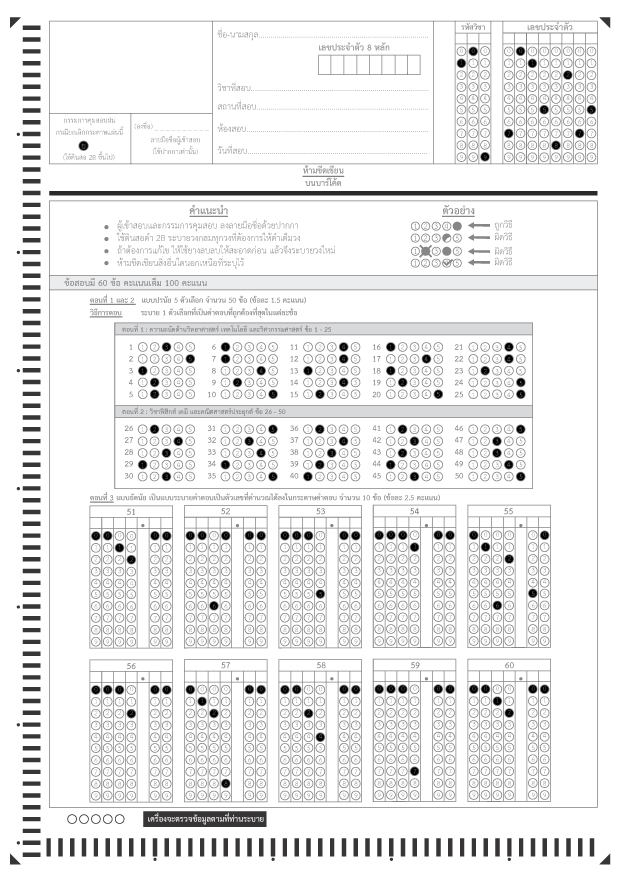
#> input picture For_General_Users/Solution/NO_0003.png, 2481 x 3508 px, given as the content of the folder For_General_Users/TestCase, which was not available (shown at 1/4 size)
$ python MAIN.py
#> lines starting #> are read from the running program, lines starting #| are printed output that depends on the picture; after the words box and inside, x2 and y2 are one past the last pixel; in counts of white or black regions, pixels touching at a corner belong together; pictures that were not available may be replaced by others from this repository, and a replacement may not be noted
### For_General_Users/Read_Paper.py
# ---------------------------------------------------------------------------------- #
import cv2
import pos_det
import numpy as np
# ---------------------------------------------------------------------------------- #
def get_AnswerSheet(FILENAME, shift):
#> called with FILENAME = 'For_General_Users/TestCase/NO_0003.png', shift = True
    img = cv2.imread(FILENAME)
#> img is the input picture: shape (3508, 2481, 3); mean B, G, R 235, 234.9, 235

    # Pre Processing
    ratio = 600 / img.shape[1]
#> ratio = 0.242
    h, w = int(img.shape[0] * ratio), int(img.shape[1] * ratio)
#> h = 848; w = 600
    img = cv2.resize(img, (w, h), interpolation = cv2.INTER_AREA)
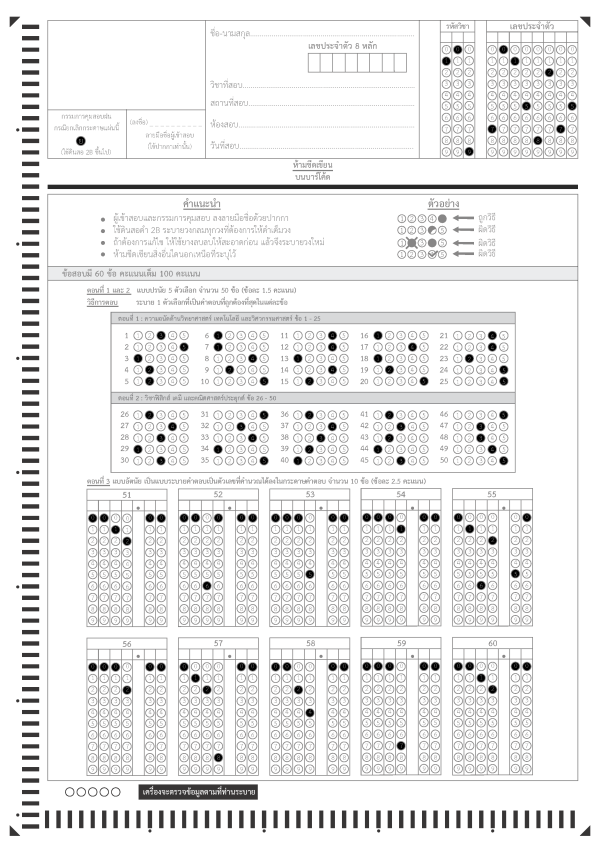
#> img: shape (848, 600, 3); mean B, G, R 235, 234.9, 235
    img = np.roll(img, 30 * int(shift), axis = 0)
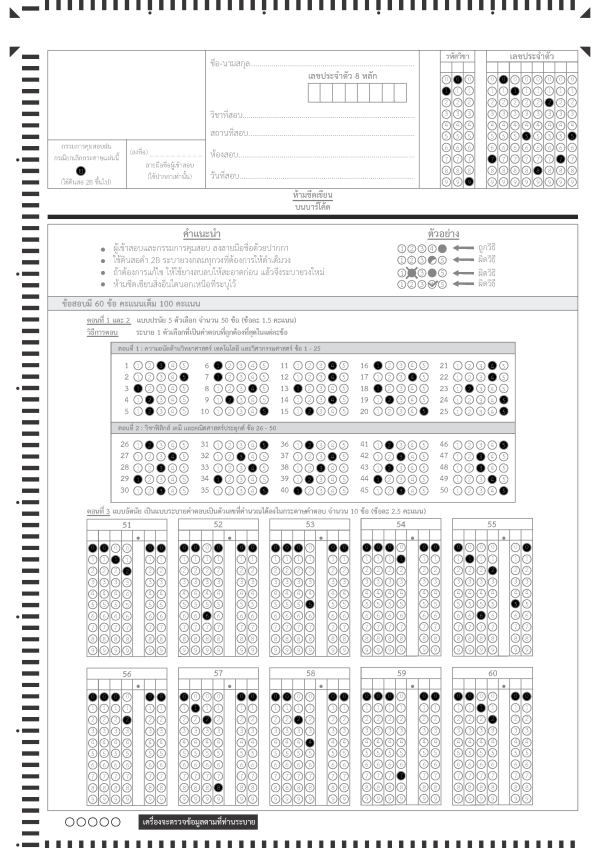
#> img: shape (848, 600, 3); mean B, G, R 235, 234.9, 235

    imgGray = cv2.cvtColor(img, cv2.COLOR_BGR2GRAY)
    _, imgThres = cv2.threshold(imgGray, 253, 255, cv2.THRESH_BINARY_INV)
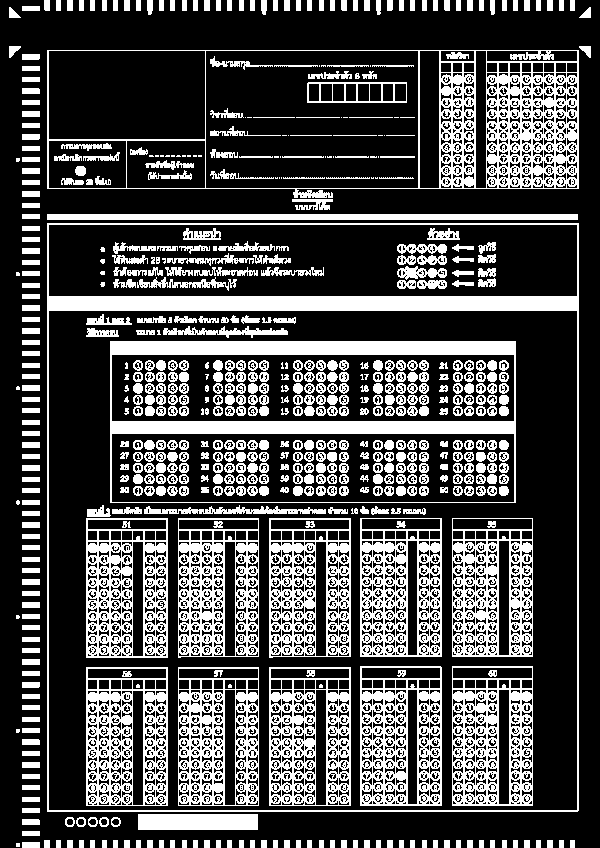
#> imgThres: shape (848, 600); 29.7% white; 649 white regions (55 under 20 px)
    contours, hierarchy = cv2.findContours(imgThres, cv2.RETR_TREE, cv2.CHAIN_APPROX_SIMPLE)
#> contours = 4780 contours, 3075 with area under 20; largest, box (x1, y1, x2, y2) and area: (47, 223, 579, 812) 312228, (48, 310, 578, 811) 264498, (47, 50, 579, 198) 73460, (110, 341, 516, 503) 65205, (48, 224, 578, 297) 38086

    rect_Edge = [[(0, 0), (25, h)], [(w-25, 0), (w, h)]]
    XYZ = [pos_det.pero_approx(cnts) for cnts in contours if pos_det.scope_detector(cnts, rect_Edge)]
#> XYZ = 4 contours; box (x1, y1, x2, y2) and area: (579, 46, 591, 58) 60, (9, 46, 21, 58) 60, (579, 7, 591, 18) 55, (9, 7, 21, 18) 55
    _XYZ = list()

    for cnts in XYZ:
        XXYYZZ = cnts.reshape(3, 2)
        _XYZ.append([np.mean(XXYYZZ[:, 0]), np.mean(XXYYZZ[:, 1])])
#> this loop made 4 passes
#> XXYYZZ on passes 1 to 4: [[579, 46], [590, 57], [590, 46]], [[20, 46], [9, 46], [9, 57]], [[590, 7], [579, 17], [590, 17]], [[9, 7], [9, 17], [20, 17]]

    _Corner = pos_det.findCorner(_XYZ)
#> the loop in findCorner, `for i in range(len(point)):` made 4 passes
#> (p, maxN) on passes 1, 2, 4: ([586.3, 49.67], 636), ([12.67, 49.67], 62), ([12.67, 13.67], 26)
#> p on pass 3: [586.3, 13.67]
#> after the loop in findCorner, `for i in range(len(point)):`: idxLU = 3; maxN = 26
#> the loop in findCorner, `for i in range(len(point)):` made 4 passes
#> (p, idxRD, maxN) on pass 1: ([586.3, 49.67], 0, 636)
#> p on passes 2 to 4: [12.67, 49.67], [586.3, 13.67], [12.67, 13.67]
#> after the loop in findCorner, `for i in range(len(point)):`: idxRD = 0; maxN = 636
#> the loop in findCorner, `for i in range(len(point)):` made 4 passes
#> (p, idxRU, maxN) on pass 2: ([12.67, 49.67], 1, 37)
#> p on passes 1, 3, 4: [586.3, 49.67], [586.3, 13.67], [12.67, 13.67]
#> after the loop in findCorner, `for i in range(len(point)):`: idxRU = 1; maxN = 37
#> the loop in findCorner, `for i in range(len(point)):` made 4 passes
#> (p, idxLD, maxN) on passes 1, 3: ([586.3, 49.67], 0, 536), ([586.3, 13.67], 2, 572)
#> after the loop in findCorner, `for i in range(len(point)):`: idxLD = 2; maxN = 572

    H, W = 600, int(600 * 1.414) + 1
    pt1 = np.float32(_Corner)
#> pt1 = [[12.67, 13.67], [586.3, 13.67], [12.67, 49.67], [586.3, 49.67]]
    pt2 = np.float32([[0, 0], [H, 0], [0, W], [H, W]])
#> pt2 = [[0, 0], [600, 0], [0, 849], [600, 849]]
    matrix = cv2.getPerspectiveTransform(pt1, pt2)
#> matrix = [[1.05, 2.67e-17, -13.25], [9.69e-17, 23.58, -322.3], [2.92e-19, 8.22e-20, 1]]
    output = cv2.warpPerspective(img, matrix, (H, W))
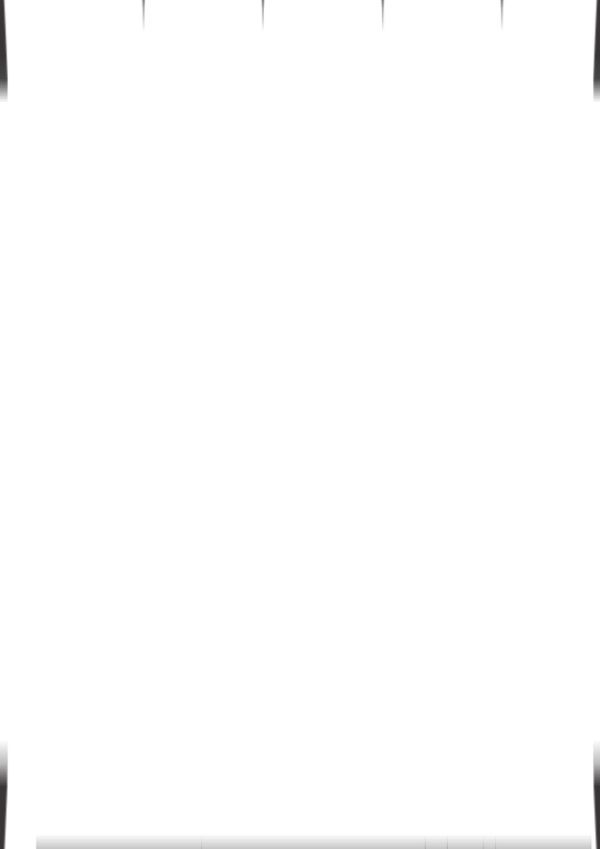
#> output: shape (849, 600, 3); mean B, G, R 253.7, 253.7, 253.7

    return output
# ---------------------------------------------------------------------------------- #
def get_XY_Detector_and_imgThes(Sheet):
    SheetGray = cv2.cvtColor(Sheet, cv2.COLOR_BGR2GRAY)
    _, SheetThres = cv2.threshold(SheetGray, 220, 255, cv2.THRESH_BINARY_INV)
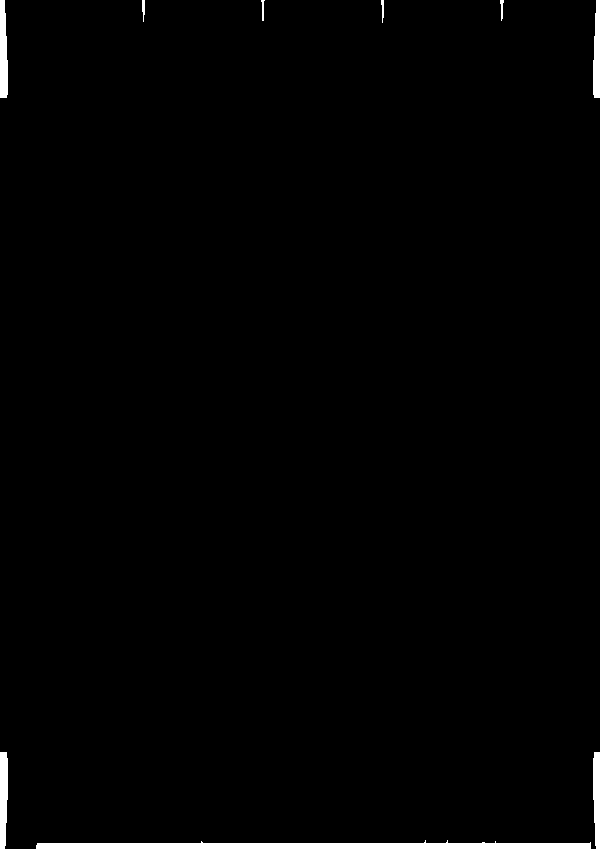
#> SheetThres: shape (849, 600); 1.2% white; 9 white regions

    # Contours
    contours, hierarchy = cv2.findContours(SheetThres, cv2.RETR_TREE, cv2.CHAIN_APPROX_SIMPLE)
#> contours = 9 contours; largest, box (x1, y1, x2, y2) and area: (36, 840, 591, 849) 2780, (0, 752, 8, 849) 590, (0, 0, 8, 98) 569, (593, 752, 600, 849) 494, (593, 0, 600, 98) 472

    Rect_edge = [[(0, 0), (30, 850)], [(0, 820), (600, 850)]]
    XY = [cv2.boundingRect(cnts) for cnts in contours if pos_det.IsDetector(Rect_edge, cnts, Sheet)]
    XYZ = [cnts for cnts in contours if pos_det.IsDetector(Rect_edge, cnts, Sheet)]

    '''cv2.imshow('CON', cv2.drawContours(Sheet, XYZ, -1, (0, 255, 0), 2))
    cv2.waitKey(0)
    cv2.destroyAllWindows()'''

    X_axis_detector, Y_axis_detector = pos_det.sort_Detector_position(XY)

    return X_axis_detector, Y_axis_detector, SheetThres
# ---------------------------------------------------------------------------------- #

### For_General_Users/pos_det.py
import cv2
# ------------------------------------------------------------------- #

def pero_approx(cnts):
    peri = cv2.arcLength(cnts, True)
    approx = cv2.approxPolyDP(cnts, 0.090 * peri, True)
    return approx
# ------------------------------------------------------------------- #

def scope_detector(cnts, rect_Edge):
    approx = pero_approx(cnts)
    if len(approx) == 3:
        for e in rect_Edge:
            X1, Y1 = e[0]
            X2, Y2 = e[1]
            IN = True
            for p in approx:
                xi, yi = p[0]
                if not (X1 <= xi <= X2 and Y1 <= yi <= Y2):
                    IN = False
                    break
            if IN:
                return True
    return False
# ------------------------------------------------------------------- #

def findCorner(point):
    maxN = 999999
    for i in range(len(point)):
        p = point[i]
        if maxN > int(p[0] + p[1]):
            idxLU = i
            maxN = int(p[0] + p[1])

    minN = -1
    for i in range(len(point)):
        p = point[i]
        if maxN < int(p[0] + p[1]):
            idxRD = i
            maxN = int(p[0] + p[1])

    maxN = -1
    for i in range(len(point)):
        p = point[i]
        if maxN < int(p[1] - p[0]):
            idxRU = i
            maxN = int(p[1] - p[0])

    maxN = -1
    for i in range(len(point)):
        p = point[i]
        if maxN < int(p[0] - p[1]):
            idxLD = i
            maxN = int(p[0] - p[1])

    return [point[idxLU], point[idxLD], point[idxRU], point[idxRD]]
# ------------------------------------------------------------------- #

def IsDetector(Rect_edge, cnts, Sheet):
    if cv2.contourArea(cnts) >= 40:
        for e in Rect_edge:
            X1, Y1 = e[0]
            X2, Y2 = e[1]
            IN = True
            for p in cnts:
                xi, yi = p[0]
                if not (X1 <= xi <= X2 and Y1 <= yi <= Y2):
                    IN = False
                    break
            if IN:
                return True
#> in get_XY_Detector_and_imgThes, `XY = [cv2.boundingRect(cnts) for cnts in contours if pos_det.IsDetecto..`: XY = [(36, 840, 555, 9), (0, 752, 8, 97), (0, 0, 8, 98)]
#> this loop made 2 passes
#> (X1, Y1, X2, Y2) on passes 1 to 2: (0, 0, 30, 850), (0, 820, 600, 850)
#> this loop made 1 pass
#> in get_XY_Detector_and_imgThes, `XYZ = [cnts for cnts in contours if pos_det.IsDetector(Rect_edge, cnts..`: XYZ = 3 contours; box (x1, y1, x2, y2) and area: (36, 840, 591, 849) 2780, (0, 752, 8, 849) 590, (0, 0, 8, 98) 569
    return False
# ------------------------------------------------------------------- #

def sort_Detector_position(Detector):
    XY = sorted(Detector)
#> XY = [(0, 0, 8, 98), (0, 752, 8, 97), (36, 840, 555, 9)]
    idx = 0
    for i in range(1, len(XY)):
        if XY[i][0] - XY[i-1][0] >= 10:
            idx = i
            break
#> this loop made 2 passes
#> idx on pass 2: 2
#> in get_XY_Detector_and_imgThes, `X_axis_detector, Y_axis_detector = pos_det.sort_Detector_position(XY)`: X_axis_detector = [(36, 840, 555, 9)]; Y_axis_detector = [(0, 0, 8, 98), (0, 752, 8, 97)]
#> `X_axis_detector, Y_axis_detector, imgThres = Read_Paper.get_XY_Detecto..`: X_axis_detector = [(36, 840, 555, 9)]; Y_axis_detector = [(0, 0, 8, 98), (0, 752, 8, 97)]
    # print(idx)
    return XY[idx:], sorted(XY[0:idx], key = lambda x: x[1])
# ------------------------------------------------------------------- #

### For_General_Users/Read_AS.py
import numpy as np
#import cv2

def Read_Shade(Sheet, imgThres, W, Black_Ratio, X_axis_detector, Y_axis_detector):
#> called with W = 8, Black_Ratio = 0.8
    SHADE_FOUND = list()
    for i in range(len(Y_axis_detector)):
        x1, y1, w1, h1 = Y_axis_detector[i]
        y1 += 6
        for j in range(len(X_axis_detector)):
            x2, y2, w2, h2 = X_axis_detector[j]
            x2 -= 2

            SKIP = False
            for k in [0, -1, 1, 2, -2]:
                if SKIP: break
                for l in [0, -1, 1, 2, -2]:
                    roi = imgThres[y1-W+k:y1+k, x2+l:x2+W+l]
                    black_pixels = np.sum(roi == 255)

                    if black_pixels <= (W * W) * 0.40:
                        SKIP = True
                        break

                    if black_pixels >= (W * W) * Black_Ratio:
                        #cv2.rectangle(Sheet, (x2 + l, y1 + k), (x2 + W + l, y1 - W + k), (255, 0, 0), 1)
                        SHADE_FOUND.append((i+1, j+1))
                        SKIP = True
                        break
#> this loop made 2 passes
#> (x1, y1, w1, h1) on passes 1 to 2: (0, 6, 8, 98), (0, 758, 8, 97)
#> after the loop, SHADE_FOUND = []
            #cv2.rectangle(Sheet, (x2, y1), (x2 + W, y1 - W), (255, 0, 0), 1)

    '''cv2.imshow('Detect_Area', Sheet)
    cv2.waitKey(0)
    cv2.destroyAllWindows()'''
    return SHADE_FOUND

### For_General_Users/Grading.py
# [4 lines left out: function Check_Area, not called in this run]

def ID_Area(i, j):
    return 3 <= i <= 12 and 40 <= j <= 47

def Subject_ID_Area(i, j):
    return 3 <= i <= 12 and 36 <= j <= 38

def Cancel_Area(i, j):
    return i == 11 and j == 4

def Multiple_Choice_Area(i, j):
    return ((28 <= i <= 32) or (35 <= i <= 39)) and \
           (1 <= (j - 8) % 7 <= 5 and 8 <= j <= 41)

def Objective_Area(i, j):
    return (44 <= i <= 53 or 57 <= i <= 66) and \
           0 <= (j - 5) % 8 <= 6 and (j - 5) % 8 != 4 and 4 <= j <= 43

# [7 lines left out: function get_No_Ques, not called in this run]

def get_choice(i, j):
    return str((j - 8) % 7) if 1 <= (j - 8) % 7 <= 5 else ''

def get_idx(i, j):
    return (j - 5) % 8

def get_Num(i, j):
    return str((i - 44) % 13) if 0 <= (i - 44) % 13 <= 9 else ''
# ---------------------------------------------- #
def ConvertXY(Shade_Found):
    ID = "XXXXXXXX"
    Subject_ID = "XXX"
    Cancel = False
    Answer = ['' for i in range(50)] + ['XXXX.XX' for i in range(10)]

    for i, j in Shade_Found:
        if ID_Area(i, j):
            ID = ID[:j-40] + str(i-3) + ID[j-39:]

        if Subject_ID_Area(i, j):
            Subject_ID = Subject_ID[:j-36] + str(i-3) + Subject_ID[j-35:]

        if Cancel_Area(i, j):
            Cancel = True

        if Multiple_Choice_Area(i, j):
            Answer[get_No_Ques(i, j)] += get_choice(i, j)

        if Objective_Area(i, j):
            Q = get_No_Ques(i, j)
            idx = get_idx(i, j)
            N = get_Num(i, j)
            if N != '':
                if Answer[Q][idx] != 'X':
                    Answer[Q] += 'X'
                Answer[Q] = Answer[Q][:idx] + N + Answer[Q][idx+1:]
#> this loop made 0 passes
#> after the loop, Answer = 60 items, first 6: '', '', '', '', '', ''; ID = 'XXXXXXXX'; Subject_ID = 'XXX'

    #print(ID, Subject_ID, Cancel)
    #print(Answer)
    return (ID, Subject_ID, Cancel), Answer

# ---------------------------------------------- #
def graded(Ans, Solution):
    Math = Chem = Phys = 0
    return (Math, Chem, Phys)

### For_General_Users/MAIN.py
import os
import cv2
import time
import shutil
import Grading
import Read_AS
import Read_Paper

S = time.time()

W = 8
Black_Ratio = 0.80

for f_Answersheet in os.listdir("For_General_Users/Solution"):
    #Sheet = Read_Paper.get_AnswerSheet("For_General_Users/Solution/" + f_Answersheet, shift = False)
    pass

for f_Answersheet in os.listdir("For_General_Users/TestCase"):
    try:
        Sheet = Read_Paper.get_AnswerSheet("For_General_Users/TestCase/" + f_Answersheet, shift = True)
        X_axis_detector, Y_axis_detector, imgThres = Read_Paper.get_XY_Detector_and_imgThes(Sheet)

        # Read Shade
        Shade_Found = Read_AS.Read_Shade(Sheet, imgThres, W, Black_Ratio, X_axis_detector, Y_axis_detector)
        DATA, ANS   = Grading.ConvertXY(Shade_Found)
#> DATA = ('XXXXXXXX', 'XXX', False); ANS = 60 items, first 6: '', '', '', '', '', ''

        '''FILENAME = "For_General_Users/Proof_Image/"  + DATA[1] + '_' + DATA[0] + '.png'
        cv2.imwrite(FILENAME, Sheet)'''

        print(DATA)
#| ('XXXXXXXX', 'XXX', False)

    except:
        print(f_Answersheet)

try:
    shutil.rmtree('For_General_Users/__pycache__')
except:
    pass

total = time.time() - S
print('TIME USED =', total, 'seconds')
print('TIME USED =', int(total // 3600), 'hour', int(total // 60), 'min', int(total % 60) + 1, 'seconds')
